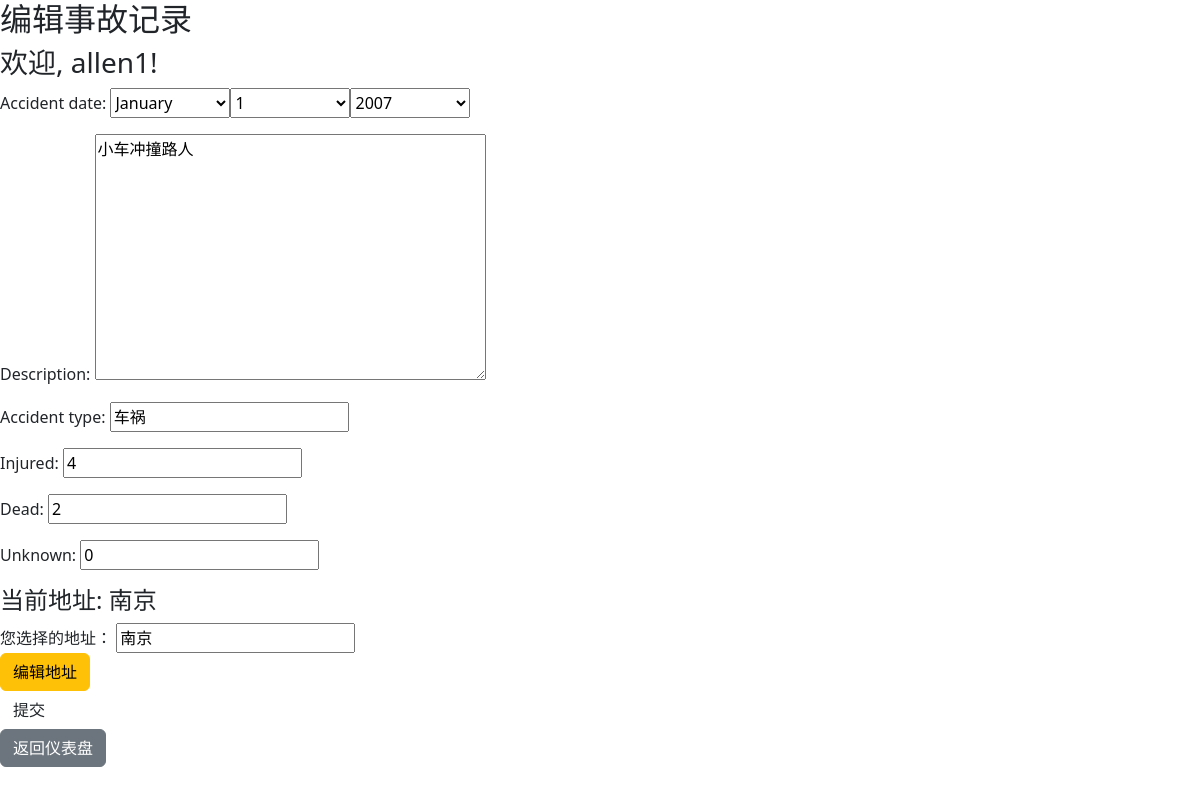
Screenshot of /accident/1/edit/ (signed in) with the database file from the repository.
### users/models.py (models this page shows, shortened)
class CustomUser(AbstractUser):
    is_admin = models.BooleanField(default=False)
    phone_number = models.CharField(max_length=15, blank=True, null=True)  # 电话号码
    address = models.TextField(blank=True, null=True)  # 地址

### data/models.py (models this page shows, shortened)
class Accident(models.Model):
    address = models.CharField(max_length=200)
    accident_date = models.DateField()
    description = models.TextField()
    accident_type = models.CharField(max_length=200)
    injured = models.PositiveIntegerField(default=0)
    dead = models.PositiveIntegerField(default=0)
    unknown = models.CharField(max_length=200, default='情况未知')
    latitude = models.FloatField(default=0.0)
    longitude = models.FloatField(default=0.0)
    video_link = models.CharField(max_length=200)
    is_approved = models.BooleanField(False)
    is_deleted = models.BooleanField(default=False)
    created_by = models.ForeignKey(User, on_delete=models.CASCADE)

### data/views.py (the view)
# urls.py: path('accident/<int:accident_id>/edit/', views.accident_edit, name='accident_edit'),
@login_required
def accident_edit(request, accident_id):
    user = request.user
    accident = get_object_or_404(Accident, id=accident_id)
    if accident.created_by != user and not user.is_staff:
        return redirect('user_dashboard')
    if request.method == 'POST':
        form = AccidentForm(request.POST, instance=accident)
        address = request.POST.get('address')  # 获取表单提交的地址
        if address != accident.address:
            accident.is_approved = False  # 如果地址有变化，则将is_approved设置为False
            accident.address = address  # 更新地址
            accident.save()  # 保存更新后的地址
        if form.is_valid():
            form.save()
            messages.success(request, '事故记录已成功更新！')
        return redirect('user_dashboard')
    else:
        form = AccidentForm(instance=accident)
        address_parts = accident.address.split('-')
        current_province = address_parts[0] if len(address_parts) > 0 else ''
        current_city = address_parts[1] if len(address_parts) > 1 else ''
        current_county = address_parts[2] if len(address_parts) > 2 else ''
    return render(request, 'data/accident_edit.html', {
            'form': form,
            'accident': accident,
            'current_province': current_province,
            'current_city': current_city,
            'current_county': current_county,
        })

### data/forms.py
class AccidentForm(forms.ModelForm):
    class Meta:
        model = Accident
        fields = ('address','accident_date','description','accident_type','injured','dead','unknown')
        widgets = {
            'accident_date': forms.SelectDateWidget(years=range(2000, 2026)),
        }
    address = forms.CharField(max_length=255, widget=forms.HiddenInput())

### templates/data/accident_edit.html (shortened to what this page needs)
{% extends 'base_generic.html' %}
{% load static %}
{% block content %}
<h2>编辑事故记录</h2>
<h3>欢迎, {{ user.username }}!</h3>
<form method="post">
    {{ form.as_p }}
    <div>
        <h4>当前地址: {{ accident.address }}</h4>
        <label for="addr-show">您选择的地址：
            <input type="text" value="{{ accident.address }}" id="addr-show" readonly>
        </label>
        <br />
        <button type="button" class="btn btn-warning" id="edit-btn">编辑地址</button>
        <br />
        <button type="submit" class="btn sub">提交</button>
    </div>
</form>
<a href="{% url 'user_dashboard' %}" class="btn btn-secondary">返回仪表盘</a>
{% endblock %}

### static/styles.css (style rules this page uses)
select { width: 120px; height: 30px; }

### rows the page displays
CustomUser: username "allen1"
Accident: description "小车冲撞路人", accident_type "车祸", injured "4", dead "2", unknown "0", address "南京"
